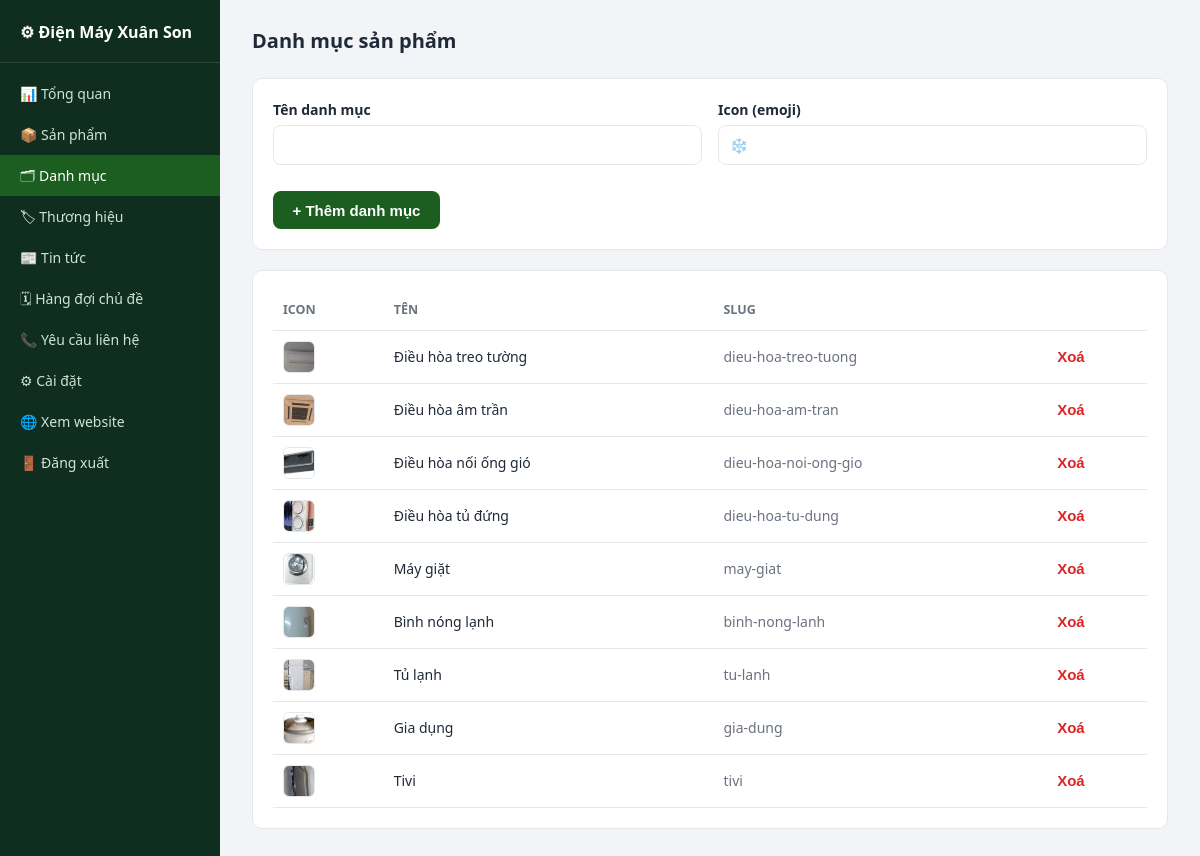
Page /admin/danh-muc (signed in) on the earlier database version.
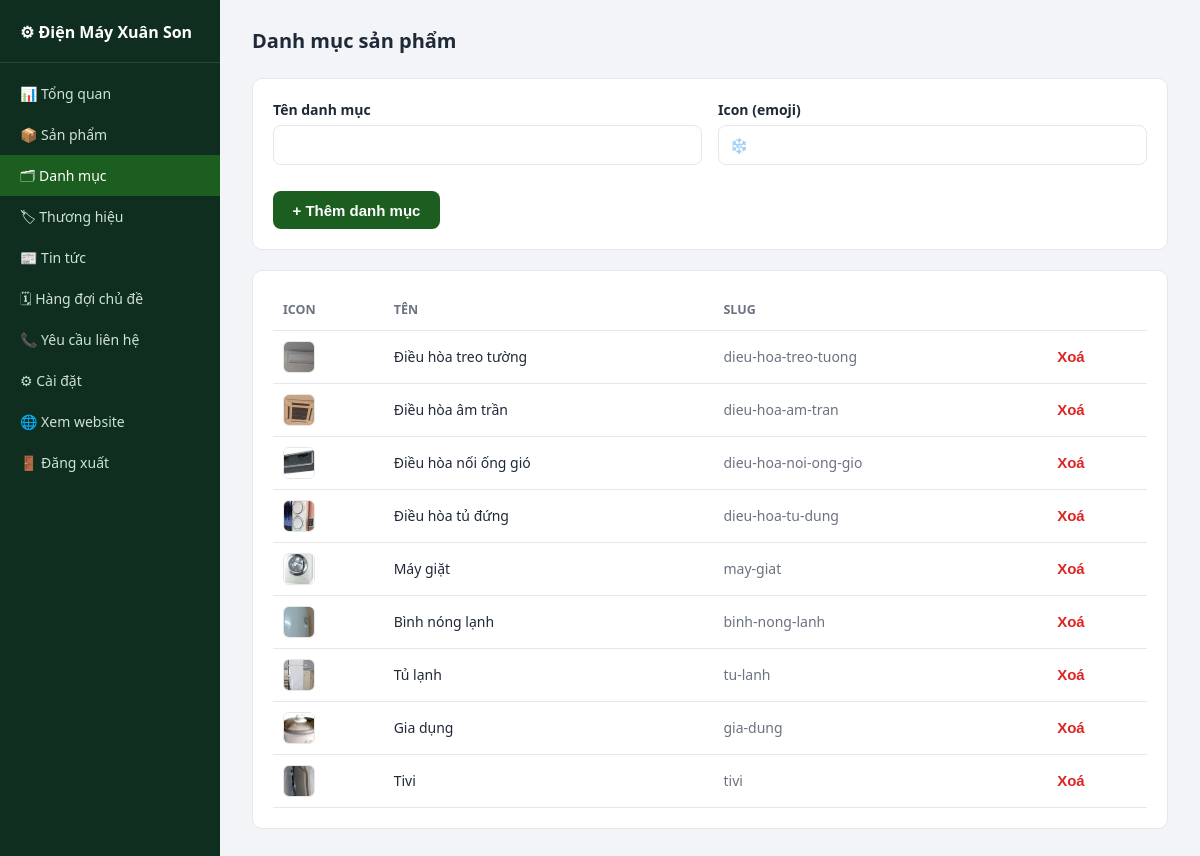
Same page on the later database version.
### tables this page shows
CREATE TABLE categories (
    id INTEGER PRIMARY KEY AUTOINCREMENT,
    name TEXT NOT NULL,
    slug TEXT NOT NULL UNIQUE,
    icon TEXT DEFAULT '',
    sort_order INTEGER DEFAULT 0
);

### app.py (the view, shortened to what this page needs)
@app.route("/admin/danh-muc", methods=["GET", "POST"])
@login_required
def admin_categories():
    return render_template("admin/categories.html", categories=db.list_categories())

### app.py (called while the page is built)
@app.before_request
def load_common():
    g.settings = db.load_settings()
    g.nav_categories = db.list_categories()

@app.context_processor
def inject_globals():
    return {"settings": g.settings, "nav_categories": g.nav_categories}

def login_required(view):
    from functools import wraps
    @wraps(view)
    def wrapped(*args, **kwargs):
        if not session.get("admin"):
            return redirect(url_for("admin_login", next=request.path))
        return view(*args, **kwargs)
    return wrapped

### db.py (called while the page is built)
@contextmanager
def get_conn():
    conn = sqlite3.connect(DB_PATH)
    conn.row_factory = sqlite3.Row
    conn.execute("PRAGMA foreign_keys = ON")
    try:
        yield conn
        conn.commit()
    finally:
        conn.close()

def load_settings() -> dict:
    try:
        with open(SETTINGS_PATH, encoding="utf-8") as f:
            data = json.load(f)
        merged = dict(DEFAULT_SETTINGS)
        merged.update(data)
        return merged
    except (OSError, json.JSONDecodeError):
        return dict(DEFAULT_SETTINGS)

### templates/admin/categories.html (shortened to what this page needs)
{% extends "admin/base.html" %}
{% block heading %}Danh mục sản phẩm{% endblock %}
{% block content %}
<div class="admin-card">
  <form method="post" class="form-row">
    <label>Tên danh mục<input type="text" name="name" required></label>
    <label>Icon (emoji)<input type="text" name="icon" placeholder="❄️"></label>
    <div style="align-self:end"><button type="submit" class="btn btn-primary">+ Thêm danh mục</button></div>
  </form>
</div>
<div class="admin-card">
  <table class="admin-table">
    <thead><tr><th>Icon</th><th>Tên</th><th>Slug</th><th></th></tr></thead>
    <tbody>
      {% for c in categories %}
      <tr>
        <td>
          {% if c.icon and '/' in c.icon %}
            <img src="{{ url_for('static', filename=c.icon) }}" alt="{{ c.name }}" style="width:32px;height:32px;object-fit:cover;border-radius:6px;border:1px solid var(--border)">
          {% else %}
            {{ c.icon }}
          {% endif %}
        </td>
        <td>{{ c.name }}</td>
        <td class="muted">{{ c.slug }}</td>
        <td>
          <form class="inline-form" method="post" action="{{ url_for('admin_category_delete', cat_id=c.id) }}"
                onsubmit="return confirm('Xoá danh mục này? Sản phẩm thuộc danh mục có thể bị lỗi hiển thị.');">
            <button type="submit" class="btn" style="padding:0;background:none;color:var(--danger);font-weight:600">Xoá</button>
          </form>
        </td>
      </tr>
      {% else %}
      <tr><td colspan="4" class="muted">Chưa có danh mục nào.</td></tr>
      {% endfor %}
    </tbody>
  </table>
</div>
{% endblock %}

Differences in the rows shown:
changed categories "Điều hòa treo tường": icon: a different picture
changed categories "Điều hòa âm trần": icon: a different picture
changed categories "Điều hòa nối ống gió": icon: a different picture
changed categories "Điều hòa tủ đứng": icon: a different picture
changed categories "Máy giặt": icon: a different picture
changed categories "Bình nóng lạnh": icon: a different picture
changed categories "Tủ lạnh": icon: a different picture
changed categories "Gia dụng": icon: a different picture
changed categories "Tivi": icon: a different picture
